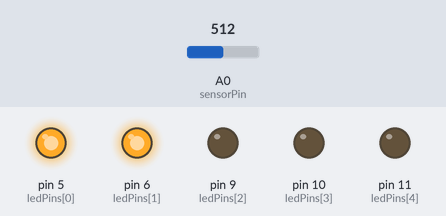
Recording of a sketch running on a simulated Arduino Uno, built with avr-gcc and run on an emulated ATmega328P. Shown: output pins drawn as LEDs (lit = HIGH). The test bench sets the inputs (shaded band); at power-on: A0 (sensorPin) = 512.

Above: at 5.9 s.
6.0 s: A0 (sensorPin) set to 0
At 11.3 s:
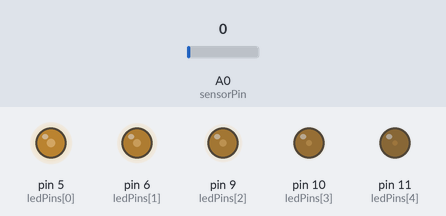
12.1 s: A0 (sensorPin) set to 122
At 12.4 s:
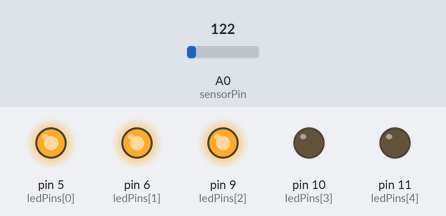
At 12.77 s:
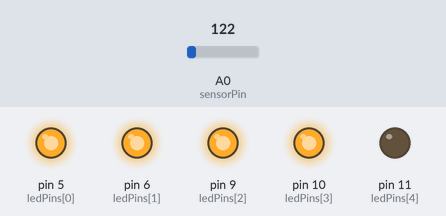
Timing chart, 0 to 24.2 s (numbered marks = the images above; inputs shaded):
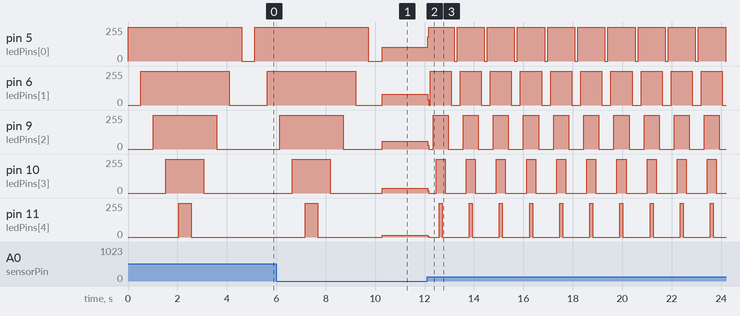

The sketch:

CRX_ADKL3_05A.ino
```cpp
/*
  MULTIPLE LEDs: Make five LEDs dance. Dance LEDs, dance!
*/

// use an "array" to keep track of all LED pins
int ledPins[] = {5,6,9,10,11};
int sensorPin = A0;

void setup() {

  int index; // a variable to keep track of the “for()” loop

  for(index = 0; index <= 4; index++) {
    pinMode(ledPins[index], OUTPUT);
    // ledPins[index] is replaced by the value in the array.
    // For example, ledPins[0] is 9
  }
}

void loop() {
  int index;
  int sensorValue;

  sensorValue = analogRead(sensorPin);

  // Turn all the LEDs on:
  // This for() loop will step index from 0 to 4
  // (putting "++" after a variable means add one to it)
  // and will then use digitalWrite() to turn that LED on.
  // Timing between the on/off of each LED depends on sensorValue

  for(index = 0; index <= 4; index++) {
    digitalWrite(ledPins[index], HIGH);
    delay(sensorValue);
  }

  // Turn all the LEDs off:
  // This for() loop will step index from 4 to 0
  // (putting "--" after a variable means subtract one from it)
  // and will then use digitalWrite() to turn that LED off.

  for(index = 4; index >= 0; index--) {
    digitalWrite(ledPins[index], LOW);
    delay(sensorValue);
  }
}
```

Measured:
- after the input at 12.1 s, pin 5 (ledPins[0]): 103/255 → 182/255 at once, then repeats every 1.2 s: 255/255 1.0 s, 0/255 0.12 s
